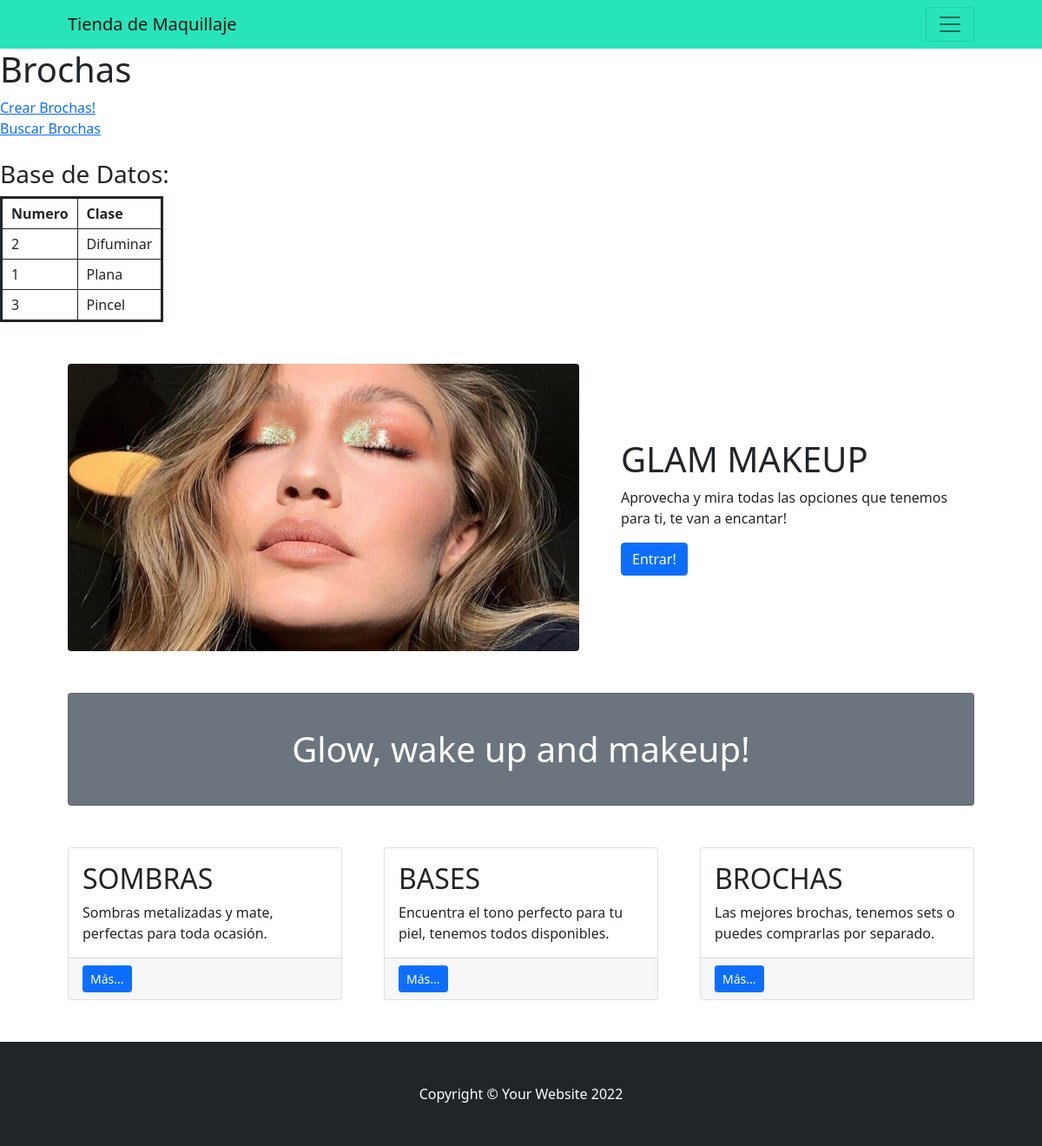
/AppGR/brochas/, run on an earlier commit of the app's database.
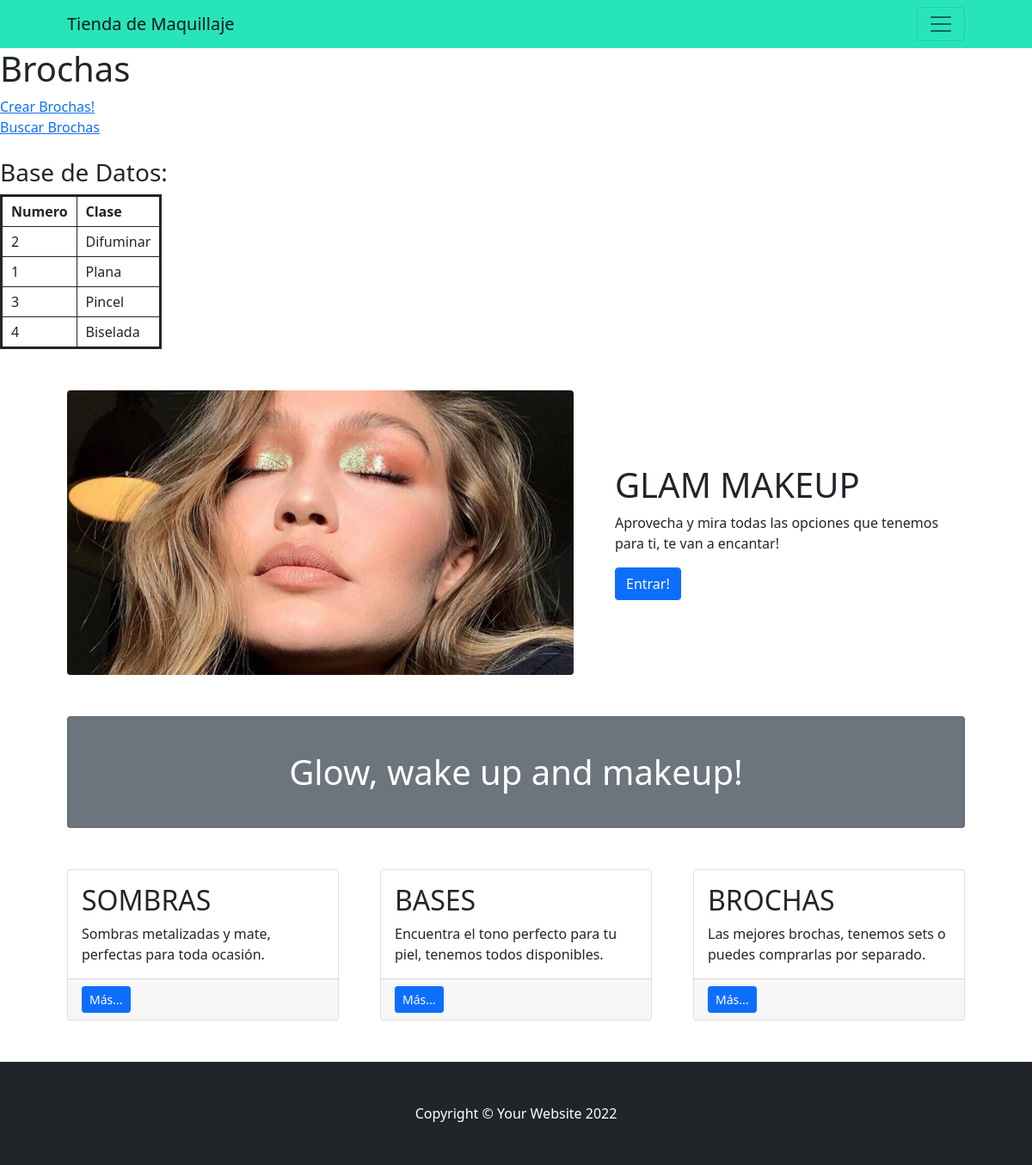
And on a later commit of the database.
### AppGR/models.py (models this page shows, shortened)
class Brochas(models.Model):
    numero=models.IntegerField()
    clase=models.CharField(max_length=100)

### AppGR/views.py (the view)
# urls.py: path('brochas/', views.brochas, name="brochas"),
def brochas(request):
      brochas = Brochas.objects.all()
      return render(request, "brochas.html", {'brochas': brochas})

### AppGR/templates/brochas.html (shortened to what this page needs)
{% extends "padre.html" %}
{% block contenido_base %}
<h1>Brochas</h1>
<a href="{% url 'brochas_formulario' %}">Crear Brochas!</a>
<br>
<a href="{% url 'form_busqueda_brochas' %}">Buscar Brochas</a>
<br><br>
<h3>Base de Datos:</h3>
<table class="coder-table">
  <tbody>
    <tr>
      <th>
        <strong>Numero</strong>
      </th>
      <th>
        <strong>Clase</strong>
      </th>
    </tr>
    {% for brocha in brochas %}
    <tr>
      <td>{{brocha.numero}}</td>
      <td>{{brocha.clase}}</td>
    </tr>
    {% endfor %}
  </tbody>
</table>
{% endblock contenido_base %}

What changed in the data, as far as the page shows it:
added Brochas: numero "4", clase "Biselada"
